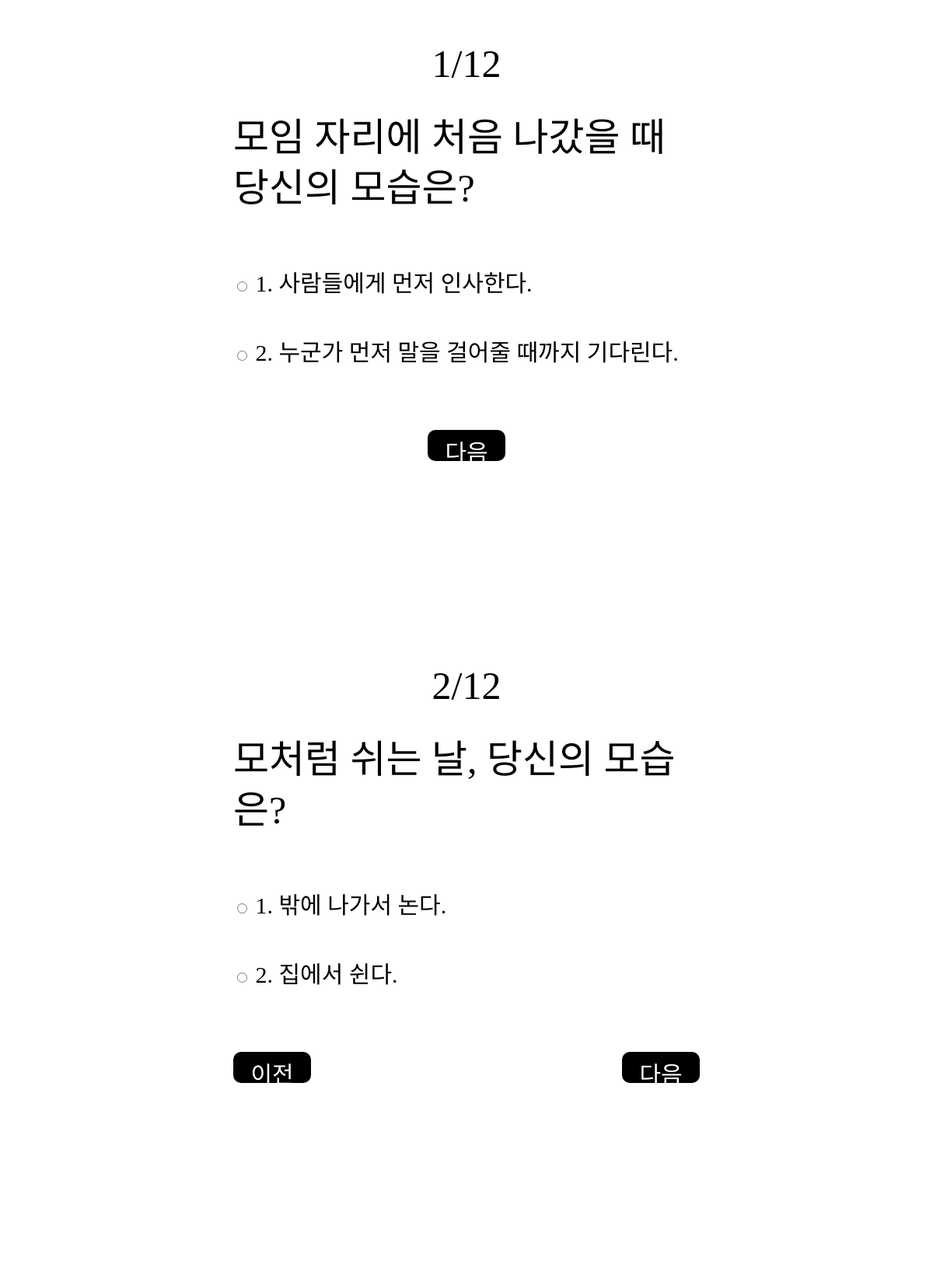
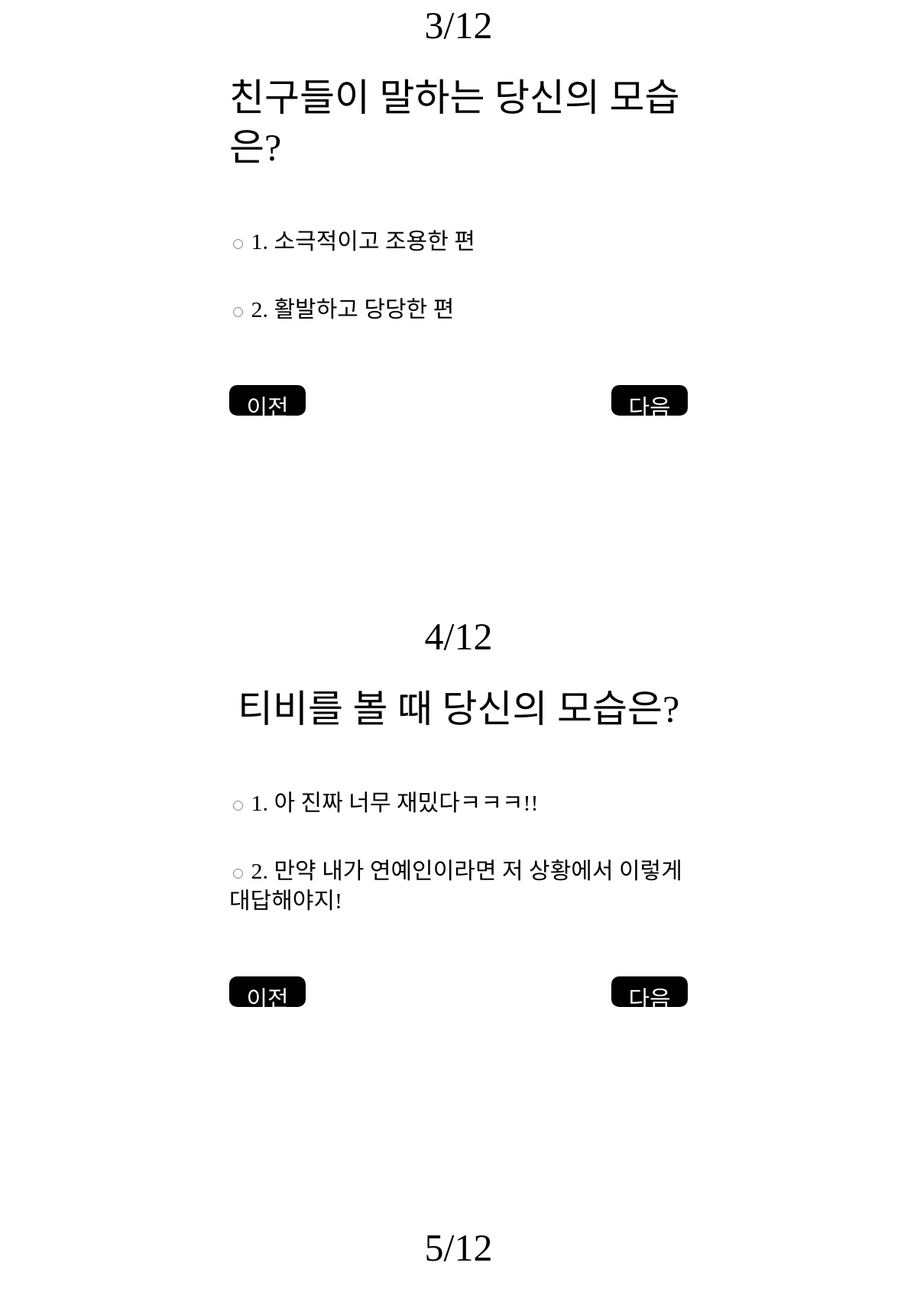
Screenshot of /form/ (upper part) with the database file from the repository (2 pictures, top to bottom).
### main/models.py (models this page shows, shortened)
class Question(models.Model):
    number = models.IntegerField(unique=True)
    content = models.CharField(max_length=100)

class Choice(models.Model):
    content = models.CharField(max_length=100)
    question = models.ForeignKey(to='main.Question', on_delete=models.CASCADE)
    type = models.ForeignKey(to='main.Type', on_delete=models.CASCADE)

### main/views.py (the view)
# urls.py: path('form/', views.form, name='form'),
def form(request):
    questions = Question.objects.all()
    context = {
        'questions' : questions,
    }
    return render(request, 'form.html', context=context)

### main/templates/form.html (shortened to what this page needs)
{% load static %}
<!DOCTYPE html>
<html lang="en">
<head>
    <link rel="stylesheet" type="text/css" href="{% static 'css/reset.css' %}">
    <link rel="stylesheet" type="text/css" href="{% static 'css/form.css' %}">
</head>
<body>
    <section id="survey">
        <div class="wrapper">
            <form id="form" action="/result/" method="post">
                {% for question in questions %}
                    <div class="test">
                        <div class="question_container">
                            <h3 class="number">{{ question.number }}/{{ questions.count }}</h3>
                            <h3 class="question">{{ question.content }}</h3>
                        </div>
                        <div class="answer">
                          {% for choice in question.choice_set.all %}
                            <div>
                              <input
                                type="radio"
                                name="question-{{ question.number }}"
                                id="choice-{{ choice.pk }}"
                                value="{{ choice.type.pk }}"
                              />
                              <label for="choice-{{ choice.pk }}">{{ forloop.counter }}. {{ choice.content }}</label>
                            </div>
                          {% endfor %}
                        </div>
                        {% if not forloop.first %}
                        <div class="btn_wrap btn_sort">
                        {% else %}
                        <div class="btn_wrap">
                        {% endif %}
                        {% if not forloop.first %}
                            <button class="prev_btn">이전</button>
                        {% endif %}
                        {% if not forloop.last %}
                            <button class="next_btn">다음</button>
                        {% else %}
                            <input type="submit" value="제출" class="submit_btn"/>
                        {% endif %}
                        </div>
                    </div>
                {% endfor %}
            </form>
        </div>
    </section>
</body>
</html>

### main/static/css/form.css (style rules this page uses)
body { background-color: white; color:#000; font-family: "Bohyun"; overflow: hidden; }
#survey { display: flex; justify-content: center; width: 100vw; margin-top: 50px; }
.test { max-width: 600px; height: 100vh; }
.question_container { display: flex; flex-direction: column; align-items: center; font-size: 50px; line-height: 1.3; padding-bottom: 70px; }
.question_container .number { padding-bottom: 30px; }
.question_container .question { font-family: "Bohyun"; }
.answer { font-size: 30px; line-height: 1.3; padding-bottom: 30px; }
.answer div { padding-bottom: 50px; }
.answer input { cursor: pointer; }
.btn_wrap { display: flex; justify-content: center; }
.btn_sort { justify-content: space-between; }
button, .submit_btn { width: 100px; height: 40px; padding: 5px; border-style: none; border-radius: 10px; font-family: 'Bohyun'; font-size: 30px; background-color: black; color: white; cursor: pointer; }

### rows the page displays
Question: number "1", count "12", content "모임 자리에 처음 나갔을 때 당신의 모습은?", shows "다음"
Choice: content "사람들에게 먼저 인사한다."
Choice: content "누군가 먼저 말을 걸어줄 때까지 기다린다."
Question: number "2", count "12", content "모처럼 쉬는 날, 당신의 모습은?", shows "이전", shows "다음"
Choice: content "밖에 나가서 논다."
Choice: content "집에서 쉰다."
Question: number "3", count "12", content "친구들이 말하는 당신의 모습은?", shows "이전", shows "다음"
Choice: content "소극적이고 조용한 편"
Choice: content "활발하고 당당한 편"
Question: number "4", count "12", content "티비를 볼 때 당신의 모습은?", shows "이전", shows "다음"
Choice: content "아 진짜 너무 재밌다ㅋㅋㅋ!!"
Choice: content "만약 내가 연예인이라면 저 상황에서 이렇게 대답해야지!"
Question: number "5", count "12"
